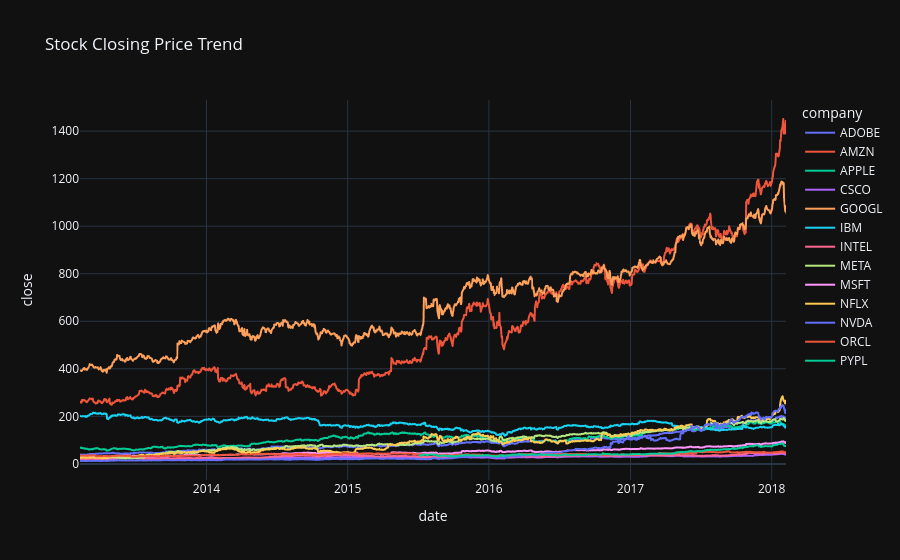

Write notebook code for a chart like this one.
### Markdown cell above
### Historical Closing Price Analysis: A Multi-Company Stock Market Study

### Code cell
fig = px.line(
    df,
    x='date',
    y='close',
    color='company',
    title='Stock Closing Price Trend'
)

fig.update_layout(
    template='plotly_dark',
    hovermode='x unified'
)

fig.show()

### Figure 1 — Plotly figure (JSON) as saved in the notebook; plotly's stock layout.template omitted (floating-point values rounded to 4 significant figures; data arrays with more than 128 entries replaced by an {"elided": "..."} marker saying what was removed)
{"data": [{"hovertemplate": "company=ADOBE<br>date=%{x}<br>close=%{y}<extra></extra>", "legendgroup": "ADOBE", "line": {"color": "#636efa", "dash": "solid"}, "marker": {"symbol": "circle"}, "mode": "lines", "name": "ADOBE", "showlegend": true, "type": "scattergl", "x": {"elided": "1259 str values"}, "xaxis": "x", "y": {"elided": "1259 float values"}, "yaxis": "y"}, {"hovertemplate": "company=AMZN<br>date=%{x}<br>close=%{y}<extra></extra>", "legendgroup": "AMZN", "line": {"color": "#EF553B", "dash": "solid"}, "marker": {"symbol": "circle"}, "mode": "lines", "name": "AMZN", "showlegend": true, "type": "scattergl", "x": {"elided": "1259 str values"}, "xaxis": "x", "y": {"elided": "1259 float values"}, "yaxis": "y"}, {"hovertemplate": "company=APPLE<br>date=%{x}<br>close=%{y}<extra></extra>", "legendgroup": "APPLE", "line": {"color": "#00cc96", "dash": "solid"}, "marker": {"symbol": "circle"}, "mode": "lines", "name": "APPLE", "showlegend": true, "type": "scattergl", "x": {"elided": "1259 str values"}, "xaxis": "x", "y": {"elided": "1259 float values"}, "yaxis": "y"}, {"hovertemplate": "company=CSCO<br>date=%{x}<br>close=%{y}<extra></extra>", "legendgroup": "CSCO", "line": {"color": "#ab63fa", "dash": "solid"}, "marker": {"symbol": "circle"}, "mode": "lines", "name": "CSCO", "showlegend": true, "type": "scattergl", "x": {"elided": "1259 str values"}, "xaxis": "x", "y": {"elided": "1259 float values"}, "yaxis": "y"}, {"hovertemplate": "company=GOOGL<br>date=%{x}<br>close=%{y}<extra></extra>", "legendgroup": "GOOGL", "line": {"color": "#FFA15A", "dash": "solid"}, "marker": {"symbol": "circle"}, "mode": "lines", "name": "GOOGL", "showlegend": true, "type": "scattergl", "x": {"elided": "1259 str values"}, "xaxis": "x", "y": {"elided": "1259 float values"}, "yaxis": "y"}, {"hovertemplate": "company=IBM<br>date=%{x}<br>close=%{y}<extra></extra>", "legendgroup": "IBM", "line": {"color": "#19d3f3", "dash": "solid"}, "marker": {"symbol": "circle"}, "mode": "lines", "name": "IBM", "showlegend": true, "type": "scattergl", "x": {"elided": "1259 str values"}, "xaxis": "x", "y": {"elided": "1259 float values"}, "yaxis": "y"}, {"hovertemplate": "company=INTEL<br>date=%{x}<br>close=%{y}<extra></extra>", "legendgroup": "INTEL", "line": {"color": "#FF6692", "dash": "solid"}, "marker": {"symbol": "circle"}, "mode": "lines", "name": "INTEL", "showlegend": true, "type": "scattergl", "x": {"elided": "1259 str values"}, "xaxis": "x", "y": {"elided": "1259 float values"}, "yaxis": "y"}, {"hovertemplate": "company=META<br>date=%{x}<br>close=%{y}<extra></extra>", "legendgroup": "META", "line": {"color": "#B6E880", "dash": "solid"}, "marker": {"symbol": "circle"}, "mode": "lines", "name": "META", "showlegend": true, "type": "scattergl", "x": {"elided": "1259 str values"}, "xaxis": "x", "y": {"elided": "1259 float values"}, "yaxis": "y"}, {"hovertemplate": "company=MSFT<br>date=%{x}<br>close=%{y}<extra></extra>", "legendgroup": "MSFT", "line": {"color": "#FF97FF", "dash": "solid"}, "marker": {"symbol": "circle"}, "mode": "lines", "name": "MSFT", "showlegend": true, "type": "scattergl", "x": {"elided": "1259 str values"}, "xaxis": "x", "y": {"elided": "1259 float values"}, "yaxis": "y"}, {"hovertemplate": "company=NFLX<br>date=%{x}<br>close=%{y}<extra></extra>", "legendgroup": "NFLX", "line": {"color": "#FECB52", "dash": "solid"}, "marker": {"symbol": "circle"}, "mode": "lines", "name": "NFLX", "showlegend": true, "type": "scattergl", "x": {"elided": "1259 str values"}, "xaxis": "x", "y": {"elided": "1259 float values"}, "yaxis": "y"}, {"hovertemplate": "company=NVDA<br>date=%{x}<br>close=%{y}<extra></extra>", "legendgroup": "NVDA", "line": {"color": "#636efa", "dash": "solid"}, "marker": {"symbol": "circle"}, "mode": "lines", "name": "NVDA", "showlegend": true, "type": "scattergl", "x": {"elided": "1259 str values"}, "xaxis": "x", "y": {"elided": "1259 float values"}, "yaxis": "y"}, {"hovertemplate": "company=ORCL<br>date=%{x}<br>close=%{y}<extra></extra>", "legendgroup": "ORCL", "line": {"color": "#EF553B", "dash": "solid"}, "marker": {"symbol": "circle"}, "mode": "lines", "name": "ORCL", "showlegend": true, "type": "scattergl", "x": {"elided": "1257 str values"}, "xaxis": "x", "y": {"elided": "1257 float values"}, "yaxis": "y"}, {"hovertemplate": "company=PYPL<br>date=%{x}<br>close=%{y}<extra></extra>", "legendgroup": "PYPL", "line": {"color": "#00cc96", "dash": "solid"}, "marker": {"symbol": "circle"}, "mode": "lines", "name": "PYPL", "showlegend": true, "type": "scattergl", "x": {"elided": "655 str values"}, "xaxis": "x", "y": {"elided": "655 float values"}, "yaxis": "y"}], "layout": {"hovermode": "x unified", "legend": {"title": {"text": "company"}, "tracegroupgap": 0}, "title": {"text": "Stock Closing Price Trend"}, "xaxis": {"anchor": "y", "domain": [0, 1], "title": {"text": "date"}}, "yaxis": {"anchor": "x", "domain": [0, 1], "title": {"text": "close"}}}}
